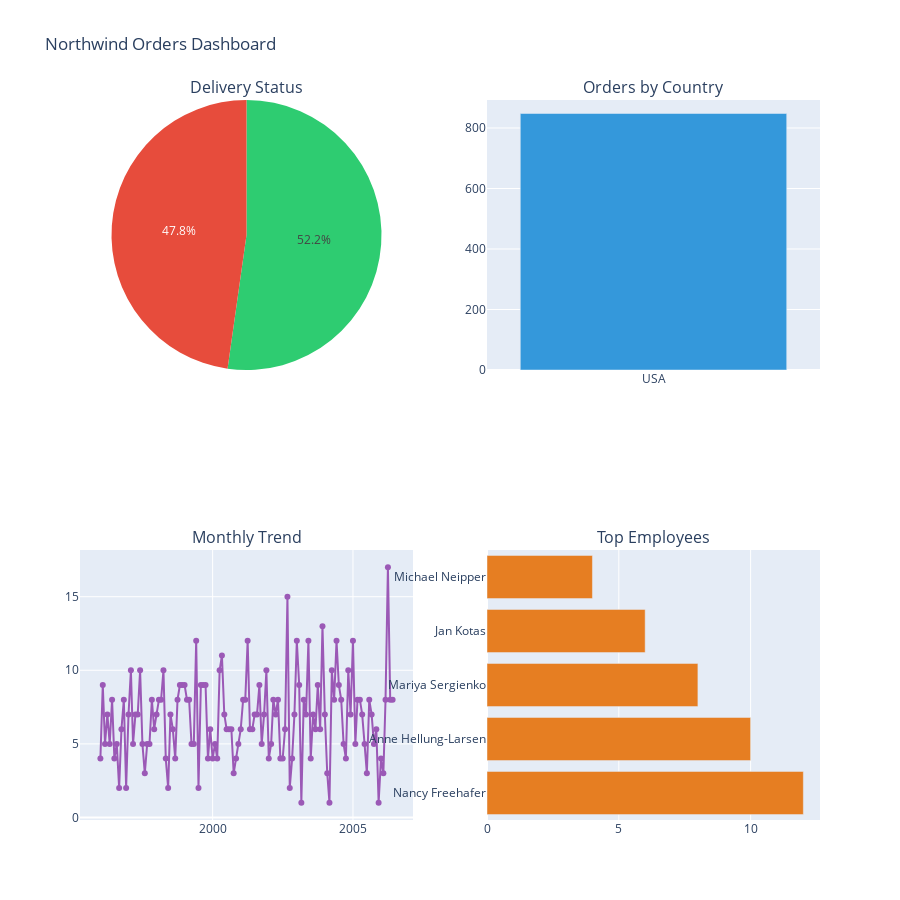

Notebook code cell kept with this figure:
### Markdown cell above
## 7. Comprehensive Dashboard

### Code cell
if 'df' in locals():
    fig = make_subplots(
        rows=2, cols=2,
        subplot_titles=('Delivery Status', 'Orders by Country', 'Monthly Trend', 'Top Employees'),
        specs=[[{'type': 'pie'}, {'type': 'bar'}],
               [{'type': 'scatter'}, {'type': 'bar'}]]
    )
    
    
    delivery_counts = df['DeliveredFlag'].value_counts()
    fig.add_trace(
        go.Pie(labels=['Delivered', 'Not Delivered'],
               values=[delivery_counts.get(1, 0), delivery_counts.get(0, 0)],
               marker=dict(colors=['#2ecc71', '#e74c3c'])),
        row=1, col=1
    )
    

    country_orders = df['Country_x'].value_counts().head(5).reset_index()
    country_orders.columns = ['Country', 'Count']
    fig.add_trace(
        go.Bar(x=country_orders['Country'], y=country_orders['Count'],
               marker=dict(color='#3498db')),
        row=1, col=2
    )

    df['YearMonth'] = df['FullDate'].dt.to_period('M').astype(str)
    monthly = df.groupby('YearMonth').size().reset_index(name='Count')
    fig.add_trace(
        go.Scatter(x=monthly['YearMonth'], y=monthly['Count'],
                   mode='lines+markers', line=dict(color='#9b59b6')),
        row=2, col=1
    )

    df['EmployeeName'] = df['FirstName'] + ' ' + df['LastName']
    employee_orders = df['EmployeeName'].value_counts().head(5).reset_index()
    employee_orders.columns = ['Employee', 'Count']
    fig.add_trace(
        go.Bar(y=employee_orders['Employee'], x=employee_orders['Count'],
               orientation='h', marker=dict(color='#e67e22')),
        row=2, col=2
    )
    
    fig.update_layout(
        title_text='Northwind Orders Dashboard',
        showlegend=False,
        height=900
    )
    
    try:
        fig.write_html("../figures/dashboard_notebook.html")
        fig.show()
    except Exception as e:
        print(f"Error displaying/saving plot: {e}")

### Figure 1 — Plotly figure (JSON) as saved in the notebook; plotly's stock layout.template omitted (floating-point values rounded to 4 significant figures)
{"data": [{"domain": {"x": [0, 0.45], "y": [0.625, 1]}, "labels": ["Delivered", "Not Delivered"], "marker": {"colors": ["#2ecc71", "#e74c3c"]}, "type": "pie", "values": [443, 405]}, {"marker": {"color": "#3498db"}, "type": "bar", "x": ["USA"], "xaxis": "x", "y": [848], "yaxis": "y"}, {"line": {"color": "#9b59b6"}, "mode": "lines+markers", "type": "scatter", "x": ["1996-01", "1996-02", "1996-03", "1996-04", "1996-05", "1996-06", "1996-07", "1996-08", "1996-09", "1996-10", "1996-11", "1996-12", "1997-01", "1997-02", "1997-03", "1997-04", "1997-05", "1997-06", "1997-07", "1997-08", "1997-09", "1997-10", "1997-11", "1997-12", "1998-01", "1998-02", "1998-03", "1998-04", "1998-05", "1998-06", "1998-07", "1998-08", "1998-09", "1998-10", "1998-11", "1998-12", "1999-01", "1999-02", "1999-03", "1999-04", "1999-05", "1999-06", "1999-07", "1999-08", "1999-09", "1999-10", "1999-11", "1999-12", "2000-01", "2000-02", "2000-03", "2000-04", "2000-05", "2000-06", "2000-07", "2000-08", "2000-09", "2000-10", "2000-11", "2000-12", "2001-01", "2001-02", "2001-03", "2001-04", "2001-05", "2001-06", "2001-07", "2001-08", "2001-09", "2001-10", "2001-11", "2001-12", "2002-01", "2002-02", "2002-03", "2002-04", "2002-05", "2002-06", "2002-07", "2002-08", "2002-09", "2002-10", "2002-11", "2002-12", "2003-01", "2003-02", "2003-03", "2003-04", "2003-05", "2003-06", "2003-07", "2003-08", "2003-09", "2003-10", "2003-11", "2003-12", "2004-01", "2004-02", "2004-03", "2004-04", "2004-05", "2004-06", "2004-07", "2004-08", "2004-09", "2004-10", "2004-11", "2004-12", "2005-01", "2005-02", "2005-03", "2005-04", "2005-05", "2005-06", "2005-07", "2005-08", "2005-09", "2005-10", "2005-11", "2005-12", "2006-01", "2006-02", "2006-03", "2006-04", "2006-05", "2006-06"], "xaxis": "x2", "y": [4, 9, 5, 7, 5, 8, 4, 5, 2, 6, 8, 2, 7, 10, 5, 7, 7, 10, 5, 3, 5, 5, 8, 6, 7, 8, 8, 10, 4, 2, 7, 6, 4, 8, 9, 9, 9, 8, 8, 5, 5, 12, 2, 9, 9, 9, 4, 6, 4, 5, 4, 10, 11, 7, 6, 6, 6, 3, 4, 5, 6, 8, 8, 12, 6, 6, 7, 7, 9, 5, 7, 10, 4, 5, 8, 7, 8, 4, 4, 6, 15, 2, 4, 7, 12, 9, 1, 8, 7, 12, 4, 7, 6, 9, 6, 13, 7, 3, 1, 10, 8, 12, 9, 8, 5, 4, 10, 7, 12, 5, 8, 8, 7, 5, 3, 8, 7, 5, 6, 1, 4, 3, 8, 17, 8, 8], "yaxis": "y2"}, {"marker": {"color": "#e67e22"}, "orientation": "h", "type": "bar", "x": [12, 10, 8, 6, 4], "xaxis": "x3", "y": ["Nancy Freehafer", "Anne Hellung-Larsen", "Mariya Sergienko", "Jan Kotas", "Michael Neipper"], "yaxis": "y3"}], "layout": {"annotations": [{"font": {"size": 16}, "showarrow": false, "text": "Delivery Status", "x": 0.225, "xanchor": "center", "xref": "paper", "y": 1, "yanchor": "bottom", "yref": "paper"}, {"font": {"size": 16}, "showarrow": false, "text": "Orders by Country", "x": 0.775, "xanchor": "center", "xref": "paper", "y": 1, "yanchor": "bottom", "yref": "paper"}, {"font": {"size": 16}, "showarrow": false, "text": "Monthly Trend", "x": 0.225, "xanchor": "center", "xref": "paper", "y": 0.375, "yanchor": "bottom", "yref": "paper"}, {"font": {"size": 16}, "showarrow": false, "text": "Top Employees", "x": 0.775, "xanchor": "center", "xref": "paper", "y": 0.375, "yanchor": "bottom", "yref": "paper"}], "height": 900, "showlegend": false, "title": {"text": "Northwind Orders Dashboard"}, "xaxis": {"anchor": "y", "domain": [0.55, 1]}, "xaxis2": {"anchor": "y2", "domain": [0, 0.45]}, "xaxis3": {"anchor": "y3", "domain": [0.55, 1]}, "yaxis": {"anchor": "x", "domain": [0.625, 1]}, "yaxis2": {"anchor": "x2", "domain": [0, 0.375]}, "yaxis3": {"anchor": "x3", "domain": [0, 0.375]}}}
